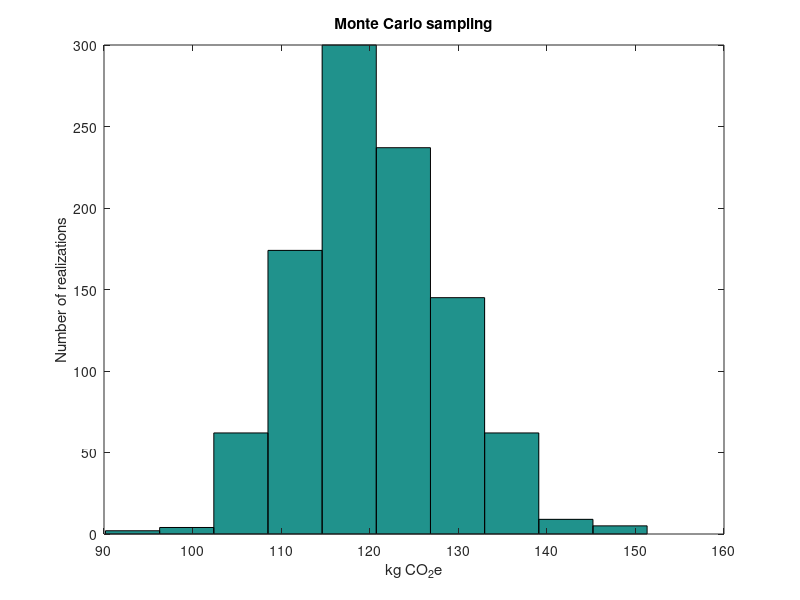

Here is the MATLAB script that generated this plot:
%Procedure:     Uncertainty propagation for matrix-based LCA
%Method:        Monte Carlo simulation (normal random)
%Author:        Evelyne Groen {evelyne [dot] groen [at] gmail [dot] com}
%Last update:   28/10/2016 
%Toolbox:       statistics_toolbox
 

A = [10 0; -2 100];   %A-matrix
B = [1 10];           %B-matrix
f = [1000; 0];        %Functional unit vector f

g_LCA = B*(A\f);      %Total CO_2 emissions (deterministic result)

N = 1000;             %Sample size%

%Monte Carlo simulation assuming normal distributions (normrnd)
%The mean equals the initial values of A and B
%The standard deviation equals 5% of the mean of A and B

CV = 0.05;            %Relative variation (CV=std/mu): 5%

for i = 1:N; 
    A_sam = normrnd(A, abs(CV*A));  %A_sam is the sampled matrix A
    B_sam = normrnd(B, abs(CV*B));  %B_sam is the sampled matrix B
    g(i) = B_sam*(A_sam\f);         %g(i) contains the result for each Nth iteration
end

meang=mean(g);      %mean
stdg=std(g);        %standard deviation

figure(1)
hist(g)
hTitle=title('Monte Carlo sampling');
hXLabel=xlabel('kg CO_{2}e');
hYLabel=ylabel('Number of realizations');

